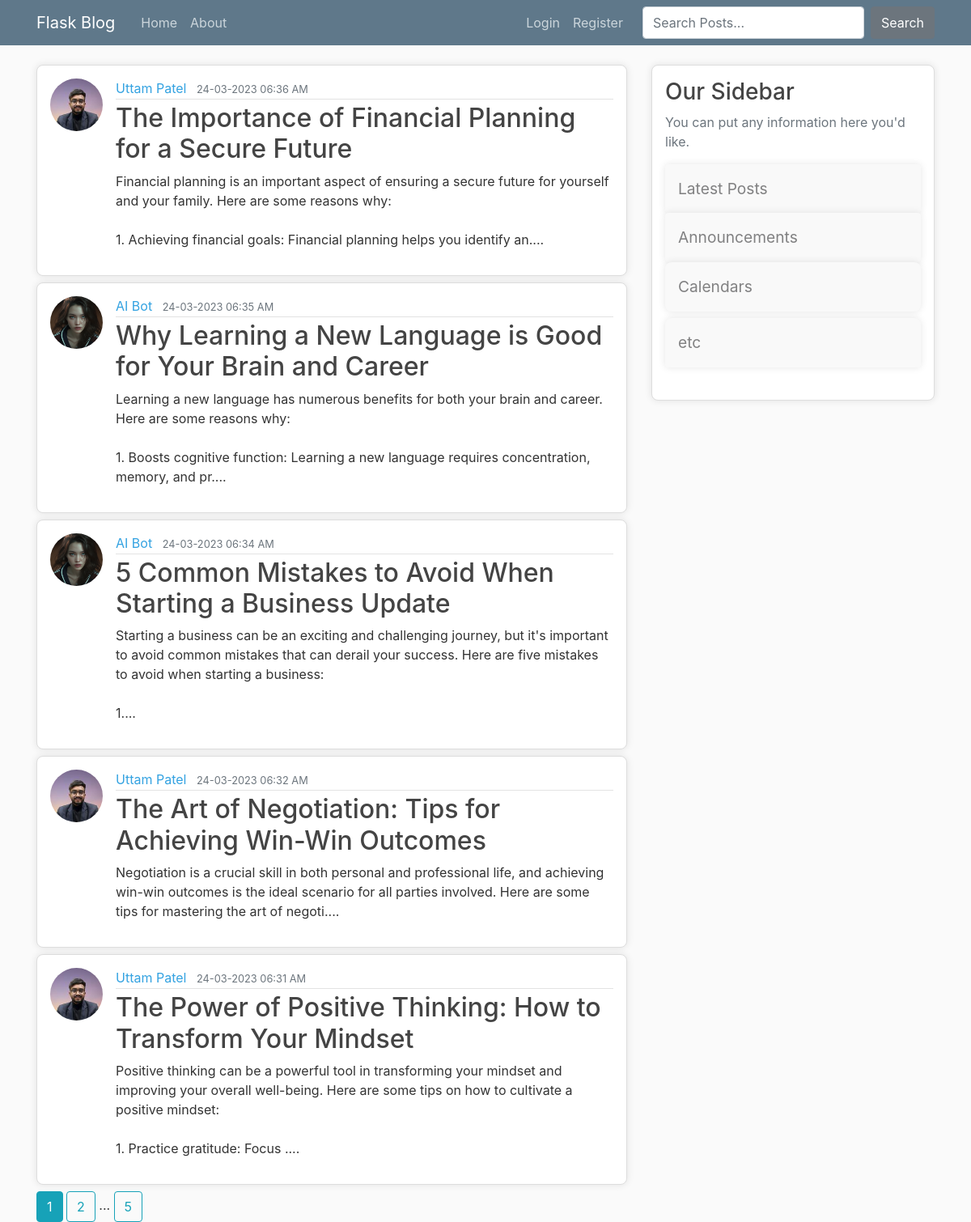
The page /home on the database its author committed.
### flaskblog/models.py (models this page shows, shortened)
class Post(db.Model):
    id = db.Column(db.Integer, primary_key=True)
    title = db.Column(db.String(100), nullable=False)
    content = db.Column(db.Text, nullable=False)
    date_posted = db.Column(db.DateTime, nullable=False, default=datetime.utcnow)
    user_id = db.Column(db.Integer, db.ForeignKey('user.id'), nullable=False)

class User(db.Model,UserMixin):
    id = db.Column(db.Integer, primary_key=True)
    username = db.Column(db.String(20), unique=True, nullable=False)
    email = db.Column(db.String(120), unique=True, nullable=False)
    image_file = db.Column(db.String(20), nullable=False, default='default.png')
    password = db.Column(db.String(60), nullable=False)
    posts = db.relationship('Post', backref='author', lazy='dynamic')

### flaskblog/main/routes.py (the view)
@main.route("/")
@main.route("/home")
def home():
    page = request.args.get('page', 1, type=int)
    posts = Post.query.order_by(Post.date_posted.desc()).paginate(page=page, per_page=5)
    return render_template('home.html', posts=posts)

### flaskblog/templates/home.html
{% extends 'layout.html' %}
{% block content %}
    {% for post in posts.items %}
        <article class="media content-section">
            <img class="rounded-circle article-img" src="{{ url_for('static',filename='profile_pics/'+ post.author.image_file) }}" alt="">
            <div class="media-body">
            <div class="article-metadata">
                <a class="mr-2" href="{{ url_for('users.user_posts',username=post.author.username) }}">{{ post.author.username }}</a>
                <small class="text-muted">{{ post.date_posted.strftime('%d-%m-%Y  %I:%M %p') }}</small>
            </div>
            <h2><a class="article-title" href="{{ url_for('posts.post',post_id = post.id) }}">{{ post.title }}</a></h2>
            <p class="article-content">{{ post.content[:200] }}....</p>
            </div>
        </article>
    {% endfor %}
    {% for page_num in posts.iter_pages(left_edge=1,right_edge=1,left_current=1 , right_current=2) %}
        {% if page_num %}
            {% if page_num == posts.page %}
                <a class="btn btn-info" href="{{ url_for('main.home',page=page_num) }}">{{ page_num }}</a>
            {% else %}
                <a class="btn btn-outline-info" href="{{ url_for('main.home',page=page_num) }}">{{ page_num }}</a>
            {% endif %}
        {% else %}
        ...
        {% endif %}
    {% endfor %}
{% endblock content %}

### flaskblog/static/main.css (style rules this page uses)
body { background: #fafafa; color: #333333; margin-top: 5rem; }
h1, h2, h3, h4, h5, h6 { color: #444444; }
a { text-decoration: none; }
.content-section { background: #ffffff; padding: 10px 20px; border: 1px solid #dddddd; border-radius: 3px; margin-bottom: 20px; padding: 1rem; margin-bottom: 0.5rem; border-radius: 0.5rem; box-shadow: 0 0 10px rgba(0, 0, 0, 0.1); }
.article-title { color: #444444; }
.article-content { white-space: pre-line; }
.article-img { height: 65px; width: 65px; margin-right: 16px; }
.article-metadata { padding-bottom: 1px; margin-bottom: 4px; border-bottom: 1px solid #e3e3e3 }
a { color: #33a2e1; }

### rows shown on the page
Post: image_file (picture), author.username "Uttam Patel", date_posted "24-03-2023 06:36 AM", title "The Importance of Financial Planning for a Secure Future", content "Financial planning is an important aspect of ensuring a secure future for yourself and your family. Here are some reasons why: 1. Achieving financial goals: Financial planning helps you identify an"
Post: image_file (picture), author.username "AI Bot", date_posted "24-03-2023 06:35 AM", title "Why Learning a New Language is Good for Your Brain and Career", content "Learning a new language has numerous benefits for both your brain and career. Here are some reasons why: 1. Boosts cognitive function: Learning a new language requires concentration, memory, and pr"
Post: image_file (picture), author.username "AI Bot", date_posted "24-03-2023 06:34 AM", title "5 Common Mistakes to Avoid When Starting a Business Update", content "Starting a business can be an exciting and challenging journey, but it's important to avoid common mistakes that can derail your success. Here are five mistakes to avoid when starting a business: 1"
Post: image_file (picture), author.username "Uttam Patel", date_posted "24-03-2023 06:32 AM", title "The Art of Negotiation: Tips for Achieving Win-Win Outcomes", content "Negotiation is a crucial skill in both personal and professional life, and achieving win-win outcomes is the ideal scenario for all parties involved. Here are some tips for mastering the art of negoti"
Post: image_file (picture), author.username "Uttam Patel", date_posted "24-03-2023 06:31 AM", title "The Power of Positive Thinking: How to Transform Your Mindset", content "Positive thinking can be a powerful tool in transforming your mindset and improving your overall well-being. Here are some tips on how to cultivate a positive mindset: 1. Practice gratitude: Focus"

### other values the page prints
{{ page_num }} "1"
{{ page_num }} "2" "5"
